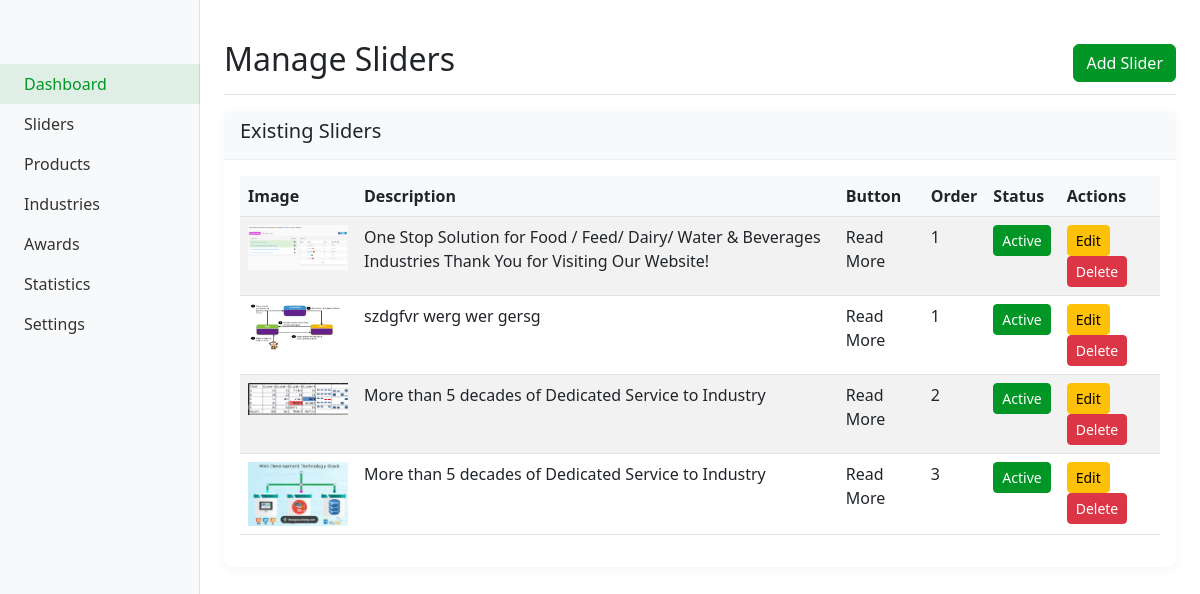
Screenshot of /admin/sliders.php with the database file from the repository.
### tables this page shows
CREATE TABLE `sliders` (
  `id` int NOT NULL,
  `image_path` varchar(255) NOT NULL,
  `title` text,
  `description` text,
  `button_text` varchar(50) DEFAULT NULL,
  `button_link` varchar(255) DEFAULT NULL,
  `is_active` tinyint(1) DEFAULT '1',
  `display_order` int DEFAULT '0',
  `created_at` timestamp NULL DEFAULT CURRENT_TIMESTAMP,
  `updated_at` timestamp NULL DEFAULT CURRENT_TIMESTAMP ON UPDATE CURRENT_TIMESTAMP
);

### includes/db.php (called while the page is built, shortened)
<?php
class Database {
    private $conn;
    public function __construct() {
        $this->conn = new mysqli(DB_HOST, DB_USER, DB_PASS, DB_NAME);
    }
    public function query($sql, $params = []) {
        $stmt = $this->conn->prepare($sql);
        $stmt->execute();
        return $stmt;
    }
    public function fetchAll($sql, $params = []) {
        $stmt = $this->query($sql, $params);
        $result = $stmt->get_result();
        return $result->fetch_all(MYSQLI_ASSOC);
    }
}
$db = new Database();
?>

### admin/sliders.php (the view, shortened to what this page needs)
<?php
require_once '../includes/db.php';
$sliders = $db->fetchAll("SELECT * FROM sliders ORDER BY display_order");
?>
<!DOCTYPE html>
<html lang="en">
<head>
    <link href="https://cdn.jsdelivr.net/npm/bootstrap@5.3.0/dist/css/bootstrap.min.css" rel="stylesheet">
    <link rel="stylesheet" href="../assets/css/admin.css">
</head>
<body>
    <div class="container-fluid">
        <div class="row">
            <?php include '../includes/sidebar.php'; ?>
            <main class="col-md-9 ms-sm-auto col-lg-10 px-md-4 py-4">
                <div class="d-flex justify-content-between flex-wrap flex-md-nowrap align-items-center pt-3 pb-2 mb-3 border-bottom">
                    <h1 class="h2">Manage Sliders</h1>
                    <div class="btn-toolbar mb-2 mb-md-0">
                        <a href="sliders.php?action=add" class="btn btn-success">
                            <i class="bi bi-plus-lg"></i> Add Slider
                        </a>
                    </div>
                </div>
                <div class="card">
                    <div class="card-header">
                        <h5>Existing Sliders</h5>
                    </div>
                    <div class="card-body">
                        <div class="table-responsive">
                            <table class="table table-striped">
                                <thead>
                                    <tr>
                                        <th>Image</th>
                                        <th>Description</th>
                                        <th>Button</th>
                                        <th>Order</th>
                                        <th>Status</th>
                                        <th>Actions</th>
                                    </tr>
                                </thead>
                                <tbody>
                                    <?php foreach ($sliders as $slider): ?>
                                    <tr>
                                        <td><img src="../<?php echo htmlspecialchars($slider['image_path']); ?>" style="max-width: 100px;"></td>
                                        <td><?php echo htmlspecialchars($slider['description']); ?></td>
                                        <td><?php echo htmlspecialchars($slider['button_text']); ?></td>
                                        <td><?php echo htmlspecialchars($slider['display_order']); ?></td>
                                        <td>
                                            <a href="sliders.php?toggle_status=<?php echo $slider['id']; ?>" class="btn btn-sm btn-<?php echo $slider['is_active'] ? 'success' : 'secondary'; ?>">
                                                <?php echo $slider['is_active'] ? 'Active' : 'Inactive'; ?>
                                            </a>
                                        </td>
                                        <td>
                                            <a href="sliders.php?edit_id=<?php echo $slider['id']; ?>" class="btn btn-sm btn-warning">Edit</a>
                                            <a href="sliders.php?delete=<?php echo $slider['id']; ?>" class="btn btn-sm btn-danger" onclick="return confirm('Are you sure you want to delete this slider?')">Delete</a>
                                        </td>
                                    </tr>
                                    <?php endforeach; ?>
                                </tbody>
                            </table>
                        </div>
                    </div>
                </div>
            </main>
        </div>
    </div>
</body>
</html>

### assets/css/admin.css (style rules this page uses)
.card { margin-bottom: 20px; border: none; border-radius: 10px; box-shadow: 0 2px 10px rgba(0, 0, 0, 0.05); }
.card-header { background-color: #f8f9fa; border-bottom: 1px solid #eee; font-weight: 500; }
.table { width: 100%; margin-bottom: 1rem; color: #212529; }
.table th { font-weight: 600; background-color: #f8f9fa; }
.btn-success { background-color: #019626; border-color: #019626; }

### rows the page displays
sliders: image_path (picture), description "One Stop Solution for Food / Feed/ Dairy/ Water & Beverages Industries Thank You for Visiting Our Website!", button_text "Read More", display_order "1", is_active "Active"
sliders: image_path (picture), description "szdgfvr werg wer gersg", button_text "Read More", display_order "1", is_active "Active"
sliders: image_path (picture), description "More than 5 decades of Dedicated Service to Industry", button_text "Read More", display_order "2", is_active "Active"
sliders: image_path (picture), description "More than 5 decades of Dedicated Service to Industry", button_text "Read More", display_order "3", is_active "Active"
